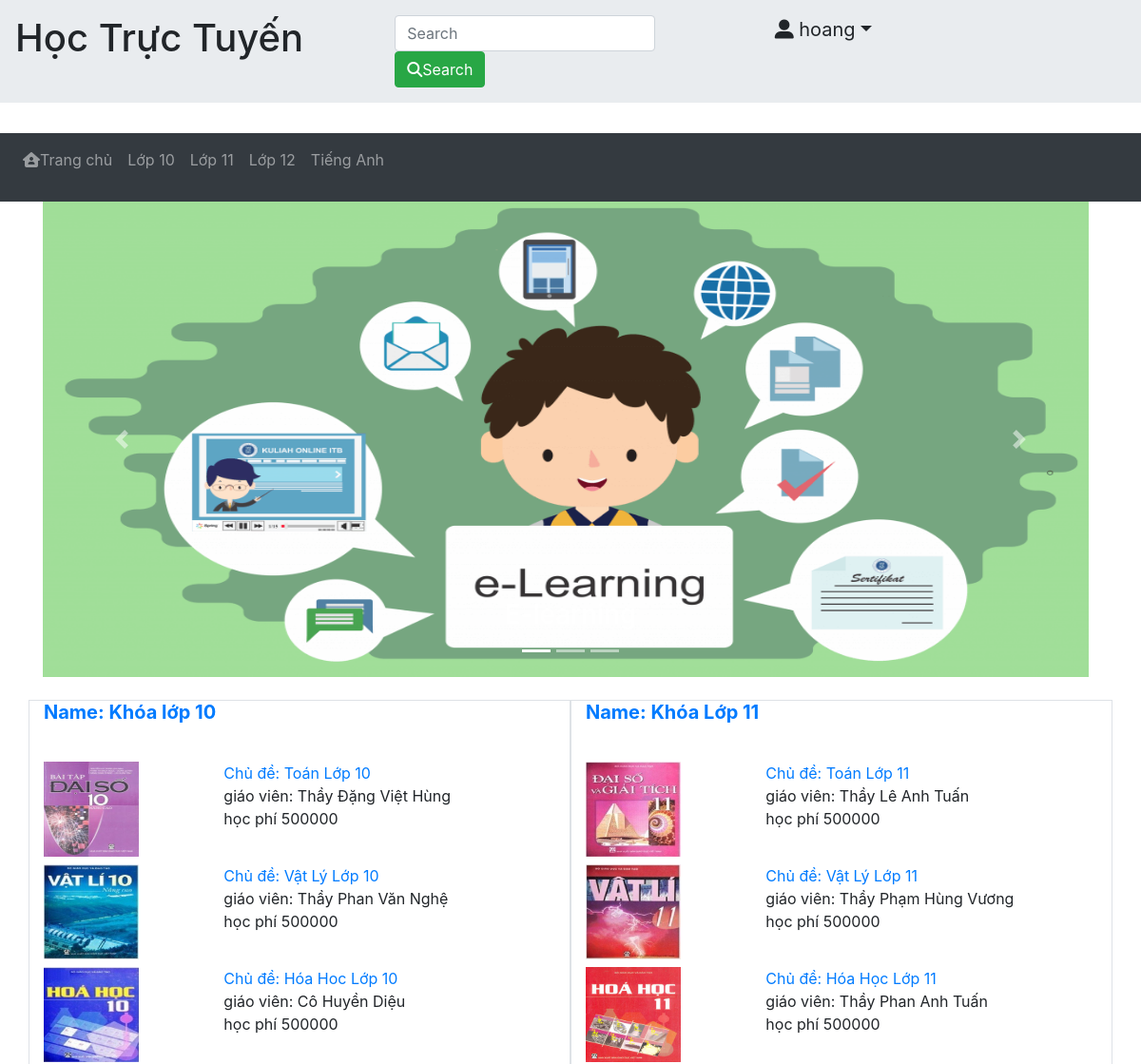
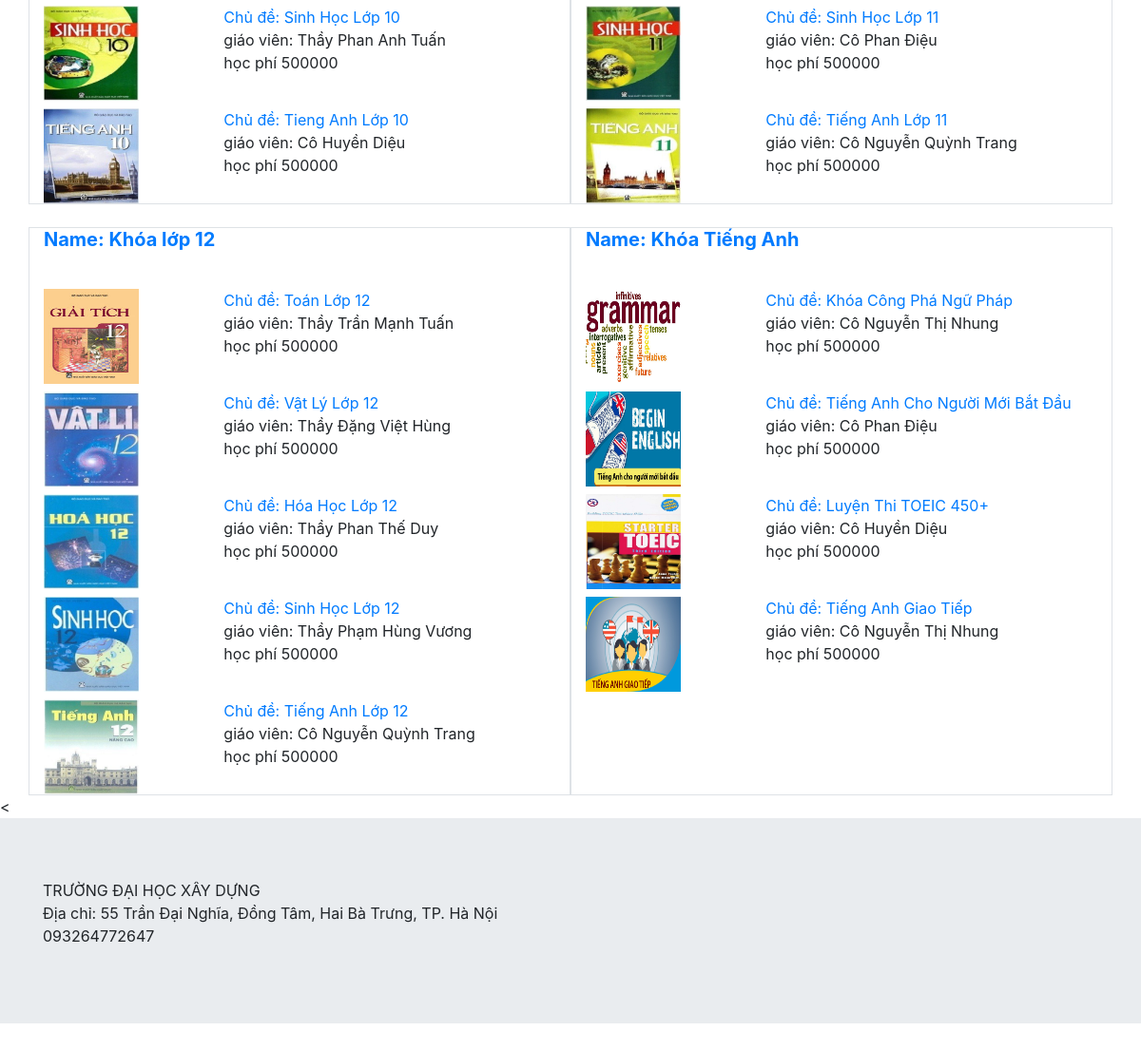
Page /ht1.php on the committed database (2 pictures, top to bottom).
### tables this page shows
CREATE TABLE `khoahoc` (
  `id` int(11) NOT NULL,
  `TenKhoaHoc` varchar(200) NOT NULL,
  `ThongTin` mediumtext NOT NULL
);

CREATE TABLE `chude` (
  `id` int(11) NOT NULL,
  `TenChuDe` varchar(200) NOT NULL,
  `IdKhoaHoc` int(11) NOT NULL,
  `IdGiaoVien` int(11) NOT NULL,
  `HocPhi` int(11) NOT NULL,
  `DcHinhAnh` varchar(200) NOT NULL
);

CREATE TABLE `giaovien` (
  `id` int(11) NOT NULL,
  `TenGiaoVien` varchar(200) NOT NULL
);

### ht1.php (the view, shortened to what this page needs)
<?php include 'header1.php'; ?>
<div class="container">
  <div id="demo" class="carousel slide" data-ride="carousel">
    <ul class="carousel-indicators">
      <li data-target="#demo" data-slide-to="0" class="active"></li>
      <li data-target="#demo" data-slide-to="1"></li>
      <li data-target="#demo" data-slide-to="2"></li>
    </ul>
    <div class="carousel-inner">
      <div class="carousel-item active">
        <img src="11.png" alt="E-learning" width="1100" height="500">
        <div class="carousel-caption">
          <h3>E-learning</h3>
        </div>
      </div>
    </div>
    <a class="carousel-control-prev" href="#demo" data-slide="prev">
      <span class="carousel-control-prev-icon"></span>
    </a>
    <a class="carousel-control-next" href="#demo" data-slide="next">
      <span class="carousel-control-next-icon"></span>
    </a>
  </div>
</div>
<div class="container">
  <?php
  $servername = "localhost";
  $username = "root";
  $password = "";
  $dbname = "datn";
  $conn = mysqli_connect($servername, $username, $password, $dbname);
  $sql1 = "SELECT * FROM `khoahoc`";
  $result1 = mysqli_query($conn, $sql1);
  if (mysqli_num_rows($result1) > 0) {
  echo "<div class=\"row\">";
    while($row1 = mysqli_fetch_assoc($result1)) {
    echo "<div class=\"col-sm-6 mt-4 border\">";
      echo "<a  href=\" http://localhost/test/khoahoc.php?id=". $row1["id"]. "\"><h5><strong>Name: " . $row1["TenKhoaHoc"].  "</strong></h5><br></a>";
      $sql2 = "SELECT chude.id,chude.TenChuDe,chude.HocPhi,giaovien.TenGiaoVien,chude.DcHinhAnh FROM ((chude INNER JOIN giaovien ON giaovien.id=chude.IdGiaoVien) INNER JOIN khoahoc ON khoahoc.id= chude.IdKhoaHoc) where khoahoc.id=".$row1["id"];
      $result2 = mysqli_query($conn, $sql2);
      if (mysqli_num_rows($result2) > 0) {
      while($row2 = mysqli_fetch_assoc($result2)) {
      echo "<div class=\"row mt-2\">";
        echo "<div class=\"col-4\">";
          echo "<a  href=\" http://localhost/test/monhoc.php?id=". $row2["id"]. "\"><img src=\"" . $row2["DcHinhAnh"] . "\" alt=\"icondfs\" style=\"width:100px;height:100px;\"></a>";
        echo "</div>";
        echo "<div class=\"col\">";
          echo "<a  href=\" http://localhost/test/monhoc.php?id=". $row2["id"]. "\">Chủ đề:  " . $row2["TenChuDe"] .  "<br></a>";
          echo "giáo viên: " . $row2["TenGiaoVien"].  "<br>";
          echo "học phí " . $row2["HocPhi"].  "<br>";
        echo "</div>";
      echo "</div>";
      }
      } else {
      echo "0 results";
      }
    echo "</div>";
    }
  echo "</div>";
  } else {
  echo "0 results";
  }
  ?>
</div>
<<?php include 'footer.php'; ?>
</html>

### header1.php (shortened to what this page needs)
<!DOCTYPE html>
<html lang="en">
  <head>
    <link rel="stylesheet" href="https://maxcdn.bootstrapcdn.com/bootstrap/4.5.2/css/bootstrap.min.css">
  </head>
  <body>
    <div class="jumbotron jumbotron-fluid p-3">
      <div class="row ">
        <H1 class="col-sm">Học Trực Tuyến</H1>
        <form class="col-sm form-inline" action="/action_page.php">
          <input class="form-control mr-sm-2" type="text" placeholder="Search" onkeyup="showResult(this.value)">
          <button class="btn btn-success" type="submit"><i class="fas fa-search"></i>Search</button>
        </form>
        <div class="col-sm">
          <div class="dropdown" id="dangnhap2" style="display: none;">
            <span  class=" dropdown-toggle" style="cursor:pointer; font-size:20px;" data-toggle="dropdown"><i class=" fas fa-user-alt"></i>
            <?php echo $_SESSION["username"];?></span>
          </div>
        </div>
      </div>
    </div>
    <nav id="menu1" class="navbar navbar-expand-sm bg-dark navbar-dark sticky-top" style=" z-index:1; ">
      <ul class="navbar-nav">
        <li class="nav-item">
          <a class="nav-link" href="ht1.php"><i class="fas fa-house-user"></i>Trang chủ</a>
        </li>
        <li class="nav-item">
          <a class="nav-link" href="http://localhost/test/khoahoc.php?id=1">Lớp 10</a>
        </li>
        <li class="nav-item">
          <a class="nav-link" href="http://localhost/test/khoahoc.php?id=2">Lớp 11</a>
        </li>
        <li class="nav-item">
          <a class="nav-link" href="http://localhost/test/khoahoc.php?id=3">Lớp 12</a>
        </li>
        <li class="nav-item">
          <a class="nav-link" href="http://localhost/test/khoahoc.php?id=4">Tiếng Anh</a>
        </li>
      </ul>
    </nav>
    <nav class="navbar navbar-expand-sm bg-dark navbar-dark" >
    </nav>

### footer.php
<div class="jumbotron jumbotron-fluid">
  <div class="container ">
  	<p>TRƯỜNG ĐẠI HỌC XÂY DỰNG <br>
  		Địa chỉ: 55 Trần Đại Nghĩa, Đồng Tâm, Hai Bà Trưng, TP. Hà Nội<br>
  		093264772647
  	</p>
  </div>
</div>
</body>

### rows in the picture
khoahoc: TenKhoaHoc "Khóa lớp 10"
chude: DcHinhAnh (picture), TenChuDe "Toán Lớp 10", IdGiaoVien.TenGiaoVien "Thầy Đặng Việt Hùng", HocPhi "500000"
chude: DcHinhAnh (picture), TenChuDe "Vật Lý Lớp 10", IdGiaoVien.TenGiaoVien "Thầy Phan Văn Nghệ", HocPhi "500000"
chude: DcHinhAnh (picture), TenChuDe "Hóa Hoc Lớp 10", IdGiaoVien.TenGiaoVien "Cô Huyền Diệu", HocPhi "500000"
chude: DcHinhAnh (picture), TenChuDe "Sinh Học Lớp 10", IdGiaoVien.TenGiaoVien "Thầy Phan Anh Tuấn", HocPhi "500000"
chude: DcHinhAnh (picture), TenChuDe "Tieng Anh Lớp 10", IdGiaoVien.TenGiaoVien "Cô Huyền Diệu", HocPhi "500000"
khoahoc: TenKhoaHoc "Khóa Lớp 11"
chude: DcHinhAnh (picture), TenChuDe "Toán Lớp 11", IdGiaoVien.TenGiaoVien "Thầy Lê Anh Tuấn", HocPhi "500000"
chude: DcHinhAnh (picture), TenChuDe "Vật Lý Lớp 11", IdGiaoVien.TenGiaoVien "Thầy Phạm Hùng Vương", HocPhi "500000"
chude: DcHinhAnh (picture), TenChuDe "Hóa Học Lớp 11", IdGiaoVien.TenGiaoVien "Thầy Phan Anh Tuấn", HocPhi "500000"
chude: DcHinhAnh (picture), TenChuDe "Sinh Học Lớp 11", IdGiaoVien.TenGiaoVien "Cô Phan Điệu", HocPhi "500000"
chude: DcHinhAnh (picture), TenChuDe "Tiếng Anh Lớp 11", IdGiaoVien.TenGiaoVien "Cô Nguyễn Quỳnh Trang", HocPhi "500000"
khoahoc: TenKhoaHoc "Khóa lớp 12"
chude: DcHinhAnh (picture), TenChuDe "Toán Lớp 12", IdGiaoVien.TenGiaoVien "Thầy Trần Mạnh Tuấn", HocPhi "500000"
chude: DcHinhAnh (picture), TenChuDe "Vật Lý Lớp 12", IdGiaoVien.TenGiaoVien "Thầy Đặng Việt Hùng", HocPhi "500000"
chude: DcHinhAnh (picture), TenChuDe "Hóa Học Lớp 12", IdGiaoVien.TenGiaoVien "Thầy Phan Thế Duy", HocPhi "500000"
chude: DcHinhAnh (picture), TenChuDe "Sinh Học Lớp 12", IdGiaoVien.TenGiaoVien "Thầy Phạm Hùng Vương", HocPhi "500000"
chude: DcHinhAnh (picture), TenChuDe "Tiếng Anh Lớp 12", IdGiaoVien.TenGiaoVien "Cô Nguyễn Quỳnh Trang", HocPhi "500000"
khoahoc: TenKhoaHoc "Khóa Tiếng Anh"
chude: DcHinhAnh (picture), TenChuDe "Khóa Công Phá Ngữ Pháp", IdGiaoVien.TenGiaoVien "Cô Nguyễn Thị Nhung", HocPhi "500000"
chude: DcHinhAnh (picture), TenChuDe "Tiếng Anh Cho Người Mới Bắt Đầu", IdGiaoVien.TenGiaoVien "Cô Phan Điệu", HocPhi "500000"
chude: DcHinhAnh (picture), TenChuDe "Luyện Thi TOEIC 450+", IdGiaoVien.TenGiaoVien "Cô Huyền Diệu", HocPhi "500000"
chude: DcHinhAnh (picture), TenChuDe "Tiếng Anh Giao Tiếp", IdGiaoVien.TenGiaoVien "Cô Nguyễn Thị Nhung", HocPhi "500000"

### other values in the picture
$_SESSION["username"] "hoang"
